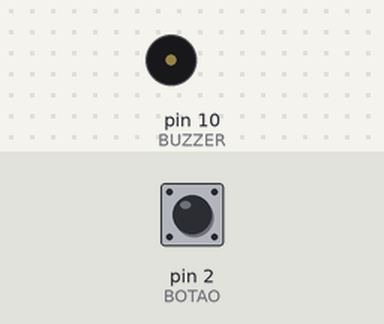
A sketch run on a simulated Arduino Uno, built with avr-gcc and run on an emulated ATmega328P. Parts: buzzer (waves = sounding). The test bench sets the inputs (shaded band); at power-on: pin 2 (BOTAO) HIGH.

Above: at 1.2 s.
1.3 s: pin 2 (BOTAO) pulled LOW for 0.15 s
At 1.88 s:
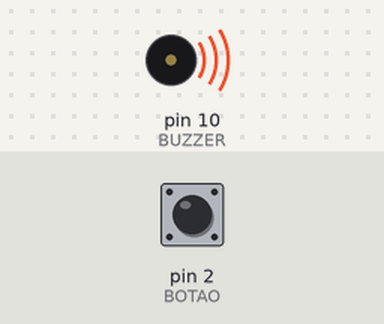
4.3 s: pin 2 (BOTAO) pulled LOW for 3.2 s
At 9.3 s:
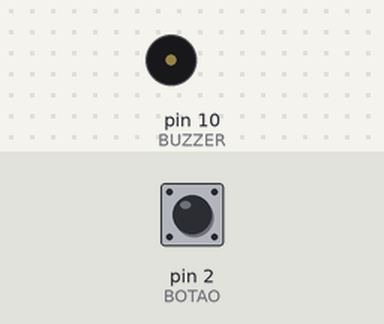
Timing chart, 0 to 10.8 s (numbered marks = the images above; inputs shaded):
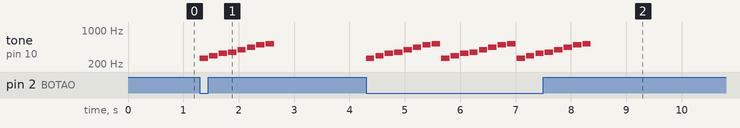

Measured:
- after the input at 1.3 s, tone on pin 10 (BUZZER): plays 262 Hz for 0.15 s, 294 Hz for 0.15 s, 330 Hz for 0.15 s, 349 Hz for 0.15 s, 392 Hz for 0.15 s, 440 Hz for 0.15 s … (8 notes in this stretch), starting at once

The sketch:

etapa4_buzzer.ino
```cpp
/*
  MINICURSO DE ROBÓTICA — Parte 1, Etapa 4: o buzzer
  Montagem: buzzer com o + no D10 e o − no GND.
  Resultado esperado: ao apertar o botão, toca a escala dó-ré-mi.
  Buzzer ATIVO (apita sozinho com 5 V)? Mude BUZZER_ATIVO para true:
  ele só faz bips, na mesma nota.
*/
const bool BUZZER_ATIVO = false;
const int BUZZER = 10;
const int BOTAO = 2;

//               dó   ré   mi   fá   sol  lá   si   dó
int notas[8] = {262, 294, 330, 349, 392, 440, 494, 523};   // em Hz

void tocar(int freq, int ms) {
  if (BUZZER_ATIVO) {
    digitalWrite(BUZZER, HIGH); delay(ms); digitalWrite(BUZZER, LOW);
  } else {
    tone(BUZZER, freq, ms);        // onda quadrada de 'freq' Hz por 'ms'
    delay(ms);
  }
  delay(20);                       // pequena pausa entre as notas
}

void setup() {
  pinMode(BUZZER, OUTPUT);
  pinMode(BOTAO, INPUT_PULLUP);
}

void loop() {
  if (digitalRead(BOTAO) == LOW) {
    for (int i = 0; i < 8; i++) {
      tocar(notas[i], 150);
    }
  }
}

/* Desafios:
   1) Toque a escala de volta, do agudo para o grave.
   2) Faça uma sirene: alterne 900 Hz e 1500 Hz enquanto o botão estiver apertado.
*/
```
